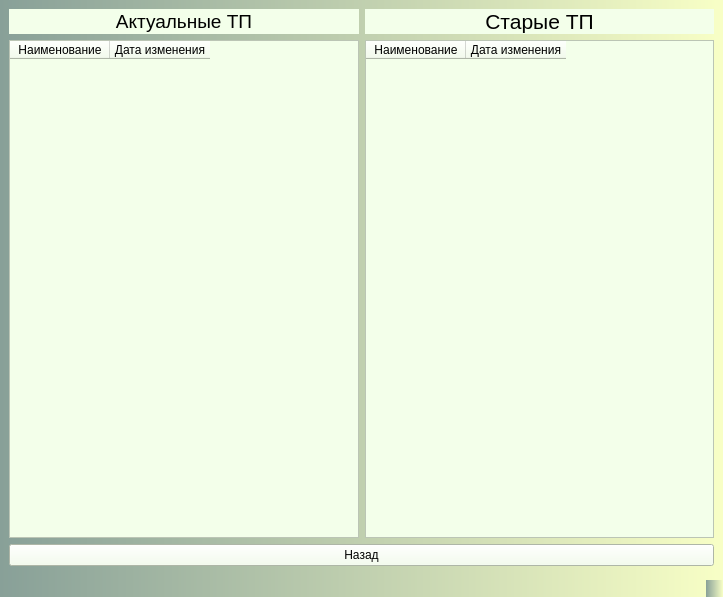
<?xml version="1.0" encoding="UTF-8"?>
<ui version="4.0">
 <class>ALLTPS</class>
 <widget class="QMainWindow" name="ALLTPS">
  <property name="geometry">
   <rect>
    <x>0</x>
    <y>0</y>
    <width>723</width>
    <height>597</height>
   </rect>
  </property>
  <property name="windowTitle">
   <string>MainWindow</string>
  </property>
  <property name="styleSheet">
   <string notr="true">background:qlineargradient(spread:repeat, x1:0, y1:0, x2:1, y2:0, stop:0 rgba(83, 160, 81, 255), stop:1 rgba(255, 120, 161, 255))qlineargradient(spread:repeat, x1:0, y1:0, x2:1, y2:0, stop:0 rgba(136, 160, 152, 255), stop:1 rgba(248, 255, 198, 255))</string>
  </property>
  <widget class="QWidget" name="centralwidget">
   <layout class="QGridLayout" name="gridLayout">
    <item row="0" column="0">
     <layout class="QHBoxLayout" name="horizontalLayout">
      <item>
       <widget class="QLabel" name="label">
        <property name="styleSheet">
         <string notr="true">background:rgb(243, 255, 234);</string>
        </property>
        <property name="text">
         <string>&lt;html&gt;&lt;head/&gt;&lt;body&gt;&lt;p align=&quot;center&quot;&gt;&lt;span style=&quot; font-size:14pt;&quot;&gt;Актуальные ТП&lt;/span&gt;&lt;/p&gt;&lt;/body&gt;&lt;/html&gt;</string>
        </property>
       </widget>
      </item>
      <item>
       <widget class="QLabel" name="label_2">
        <property name="styleSheet">
         <string notr="true">background:rgb(243, 255, 234);</string>
        </property>
        <property name="text">
         <string>&lt;html&gt;&lt;head/&gt;&lt;body&gt;&lt;p align=&quot;center&quot;&gt;&lt;span style=&quot; font-size:16pt;&quot;&gt;Старые ТП&lt;/span&gt;&lt;/p&gt;&lt;/body&gt;&lt;/html&gt;</string>
        </property>
       </widget>
      </item>
     </layout>
    </item>
    <item row="1" column="0">
     <layout class="QHBoxLayout" name="horizontalLayout_2">
      <item>
       <widget class="QTableWidget" name="tableWidgetAcrualTP">
        <property name="sizePolicy">
         <sizepolicy hsizetype="Expanding" vsizetype="Expanding">
          <horstretch>0</horstretch>
          <verstretch>100</verstretch>
         </sizepolicy>
        </property>
        <property name="sizeIncrement">
         <size>
          <width>0</width>
          <height>0</height>
         </size>
        </property>
        <property name="baseSize">
         <size>
          <width>0</width>
          <height>0</height>
         </size>
        </property>
        <property name="cursor" stdset="0">
         <cursorShape>WhatsThisCursor</cursorShape>
        </property>
        <property name="focusPolicy">
         <enum>Qt::StrongFocus</enum>
        </property>
        <property name="whatsThis">
         <string>&lt;html&gt;&lt;head/&gt;&lt;body&gt;&lt;p&gt;&lt;br/&gt;&lt;/p&gt;&lt;/body&gt;&lt;/html&gt;</string>
        </property>
        <property name="layoutDirection">
         <enum>Qt::LeftToRight</enum>
        </property>
        <property name="styleSheet">
         <string notr="true">background:rgb(243, 255, 234);</string>
        </property>
        <column>
         <property name="text">
          <string>Наименование</string>
         </property>
        </column>
        <column>
         <property name="text">
          <string>Дата изменения</string>
         </property>
        </column>
       </widget>
      </item>
      <item>
       <widget class="QTableWidget" name="tableWidgetOldTP">
        <property name="cursor" stdset="0">
         <cursorShape>WhatsThisCursor</cursorShape>
        </property>
        <property name="whatsThis">
         <string>&lt;html&gt;&lt;head/&gt;&lt;body&gt;&lt;p&gt;&lt;br/&gt;&lt;/p&gt;&lt;/body&gt;&lt;/html&gt;</string>
        </property>
        <property name="styleSheet">
         <string notr="true">background:rgb(243, 255, 234);</string>
        </property>
        <column>
         <property name="text">
          <string>Наименование</string>
         </property>
        </column>
        <column>
         <property name="text">
          <string>Дата изменения</string>
         </property>
        </column>
       </widget>
      </item>
     </layout>
    </item>
    <item row="2" column="0">
     <widget class="QPushButton" name="pushButtonBack">
      <property name="styleSheet">
       <string notr="true">background:rgb(243, 255, 234);</string>
      </property>
      <property name="text">
       <string>Назад</string>
      </property>
     </widget>
    </item>
   </layout>
  </widget>
  <widget class="QMenuBar" name="menubar">
   <property name="geometry">
    <rect>
     <x>0</x>
     <y>0</y>
     <width>723</width>
     <height>21</height>
    </rect>
   </property>
  </widget>
  <widget class="QStatusBar" name="statusbar"/>
 </widget>
 <resources/>
 <connections/>
</ui>
